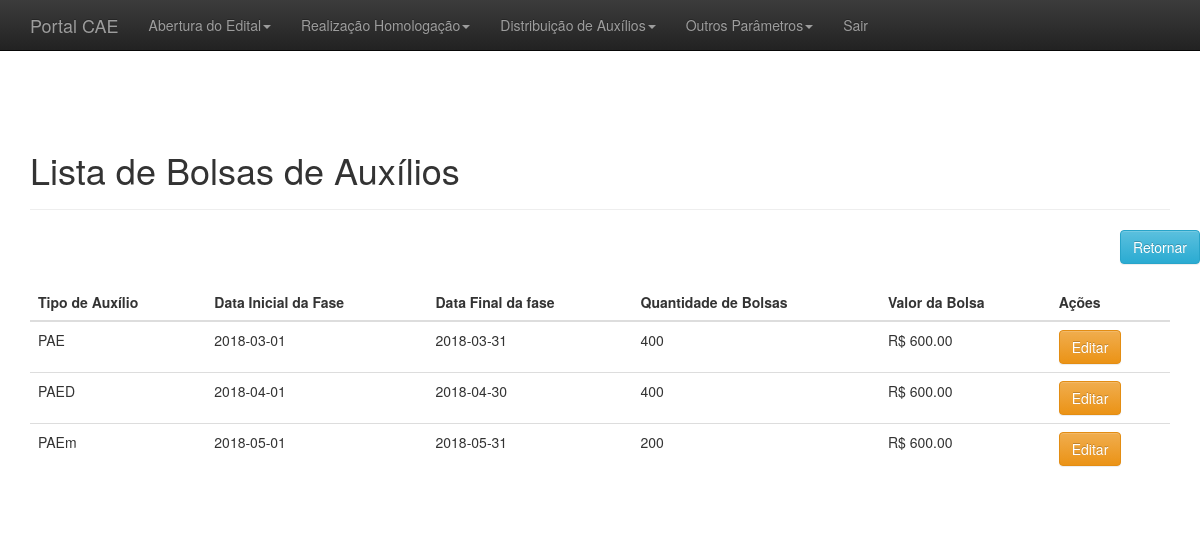
Page /adm/listar_BolsaEdital.php on the committed database.
### tables this page shows
CREATE TABLE `bolsaedital` (
  `fase_id` int(11) NOT NULL,
  `tipoAuxilio_id` int(11) NOT NULL,
  `quantidade` int(11) NOT NULL,
  `valor` decimal(10,0) NOT NULL
);

CREATE TABLE `tipoauxilio` (
  `id` int(11) NOT NULL,
  `categoria` varchar(45) NOT NULL,
  `duracaoMin` int(11) NOT NULL,
  `duracaoMax` int(11) NOT NULL
);

CREATE TABLE `fase` (
  `id` int(11) NOT NULL,
  `inicioFase` date NOT NULL,
  `finalFase` date NOT NULL,
  `unidade_id` int(11) NOT NULL,
  `editalSelecao_id` int(11) NOT NULL
);

### adm/listar_BolsaEdital.php (the view, shortened to what this page needs)
<?php
include_once("conexao.php");
include_once("header_adm.php");
include_once("menu_admin.php");
?>
<br>
<?php
$resultado = mysqli_query($conectar,"SELECT bolsaedital.tipoAuxilio_id, tipoauxilio.categoria, bolsaedital.fase_id, fase.inicioFase, fase.finalFase,bolsaedital.quantidade, concat('R$ ', format(bolsaedital.valor, 2)) as valor FROM bolsaedital bolsaedital, fase fase, tipoauxilio tipoauxilio WHERE bolsaedital.fase_id = fase.id AND tipoauxilio.id = bolsaedital.tipoAuxilio_id");
?>
<br>
<div class="container theme-showcase" role="main">
	<div class="page-header">
		<h1>Lista de Bolsas de Auxílios</h1>
	</div>
	<div class="row espaco">
		<div class="row espaco">
			<div class="pull-right">
				<a href='administrativo.php'><button type='button' class='btn btn-info'>Retornar</button></a>
			</div>
		</div>
		<div class="col-md-12">
			<table class="table">
				<thead>
				<tr>
					<th>Tipo de Auxílio</th>
					<th>Data Inicial da Fase</th>
					<th>Data Final da fase</th>
					<th>Quantidade de Bolsas</th>
					<th>Valor da Bolsa</th>
					<th>Ações</th>
				</tr>
				</thead>
				<tbody>
					<?php while($linhas = mysqli_fetch_array($resultado)){
						echo "<tr>";
							echo "<td>".$linhas["categoria"]."</td>";
							echo "<td>".$linhas["inicioFase"]."</td>";
							echo "<td>".$linhas["finalFase"]."</td>";
							echo "<td>".$linhas["quantidade"]."</td>";
							echo "<td>".$linhas["valor"]."</td>";?>
							<td>
								<a href="editar_BolsaEdital.php?fase_id=<?php echo $linhas['fase_id']."&tipoAuxilio_id=".$linhas['tipoAuxilio_id'];?>"><button type='button' class='btn btn-warning'>Editar</button></a>
							</td>
						<?php echo "</tr>";
					}?>
				</tbody>
			</table>
		</div>
     </div>
</div>
<?php
	include_once("footer_adm.php");
?>

### adm/css/theme.css (style rules this page uses)
body { padding-top: 70px; padding-bottom: 30px; }
.espaco { margin-bottom:20px; }

### rows in the picture
bolsaedital: tipoAuxilio.categoria "PAE", fase.inicioFase "2018-03-01", fase.finalFase "2018-03-31", quantidade "400", valor "R$ 600.00"
bolsaedital: tipoAuxilio.categoria "PAED", fase.inicioFase "2018-04-01", fase.finalFase "2018-04-30", quantidade "400", valor "R$ 600.00"
bolsaedital: tipoAuxilio.categoria "PAEm", fase.inicioFase "2018-05-01", fase.finalFase "2018-05-31", quantidade "200", valor "R$ 600.00"
